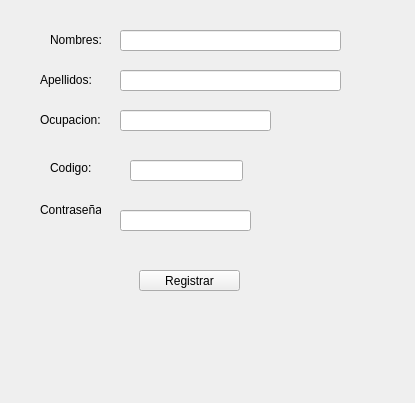
<?xml version="1.0" encoding="UTF-8"?>
<ui version="4.0">
 <class>Registro</class>
 <widget class="QWidget" name="Registro">
  <property name="windowModality">
   <enum>Qt::ApplicationModal</enum>
  </property>
  <property name="geometry">
   <rect>
    <x>0</x>
    <y>0</y>
    <width>415</width>
    <height>403</height>
   </rect>
  </property>
  <property name="windowTitle">
   <string>REGISTRO</string>
  </property>
  <widget class="QPushButton" name="pushButton">
   <property name="geometry">
    <rect>
     <x>139</x>
     <y>270</y>
     <width>101</width>
     <height>21</height>
    </rect>
   </property>
   <property name="text">
    <string>Registrar</string>
   </property>
  </widget>
  <widget class="QLabel" name="label">
   <property name="geometry">
    <rect>
     <x>50</x>
     <y>30</y>
     <width>51</width>
     <height>20</height>
    </rect>
   </property>
   <property name="text">
    <string>Nombres:</string>
   </property>
  </widget>
  <widget class="QLabel" name="label_2">
   <property name="geometry">
    <rect>
     <x>40</x>
     <y>200</y>
     <width>61</width>
     <height>20</height>
    </rect>
   </property>
   <property name="text">
    <string>Contraseña</string>
   </property>
  </widget>
  <widget class="QLineEdit" name="Uname">
   <property name="geometry">
    <rect>
     <x>120</x>
     <y>30</y>
     <width>221</width>
     <height>21</height>
    </rect>
   </property>
  </widget>
  <widget class="QLineEdit" name="contra">
   <property name="geometry">
    <rect>
     <x>120</x>
     <y>210</y>
     <width>131</width>
     <height>21</height>
    </rect>
   </property>
   <property name="echoMode">
    <enum>QLineEdit::Password</enum>
   </property>
  </widget>
  <widget class="QLineEdit" name="Uape">
   <property name="geometry">
    <rect>
     <x>120</x>
     <y>70</y>
     <width>221</width>
     <height>21</height>
    </rect>
   </property>
  </widget>
  <widget class="QLabel" name="label_3">
   <property name="geometry">
    <rect>
     <x>40</x>
     <y>70</y>
     <width>61</width>
     <height>20</height>
    </rect>
   </property>
   <property name="text">
    <string>Apellidos:</string>
   </property>
  </widget>
  <widget class="QLabel" name="label_4">
   <property name="geometry">
    <rect>
     <x>40</x>
     <y>110</y>
     <width>71</width>
     <height>20</height>
    </rect>
   </property>
   <property name="text">
    <string>Ocupacion:</string>
   </property>
  </widget>
  <widget class="QLineEdit" name="Cargo">
   <property name="geometry">
    <rect>
     <x>120</x>
     <y>110</y>
     <width>151</width>
     <height>21</height>
    </rect>
   </property>
  </widget>
  <widget class="QLabel" name="label_5">
   <property name="geometry">
    <rect>
     <x>50</x>
     <y>160</y>
     <width>51</width>
     <height>16</height>
    </rect>
   </property>
   <property name="text">
    <string>Codigo:</string>
   </property>
  </widget>
  <widget class="QLineEdit" name="codigo">
   <property name="geometry">
    <rect>
     <x>130</x>
     <y>160</y>
     <width>113</width>
     <height>21</height>
    </rect>
   </property>
  </widget>
 </widget>
 <resources/>
 <connections/>
</ui>
